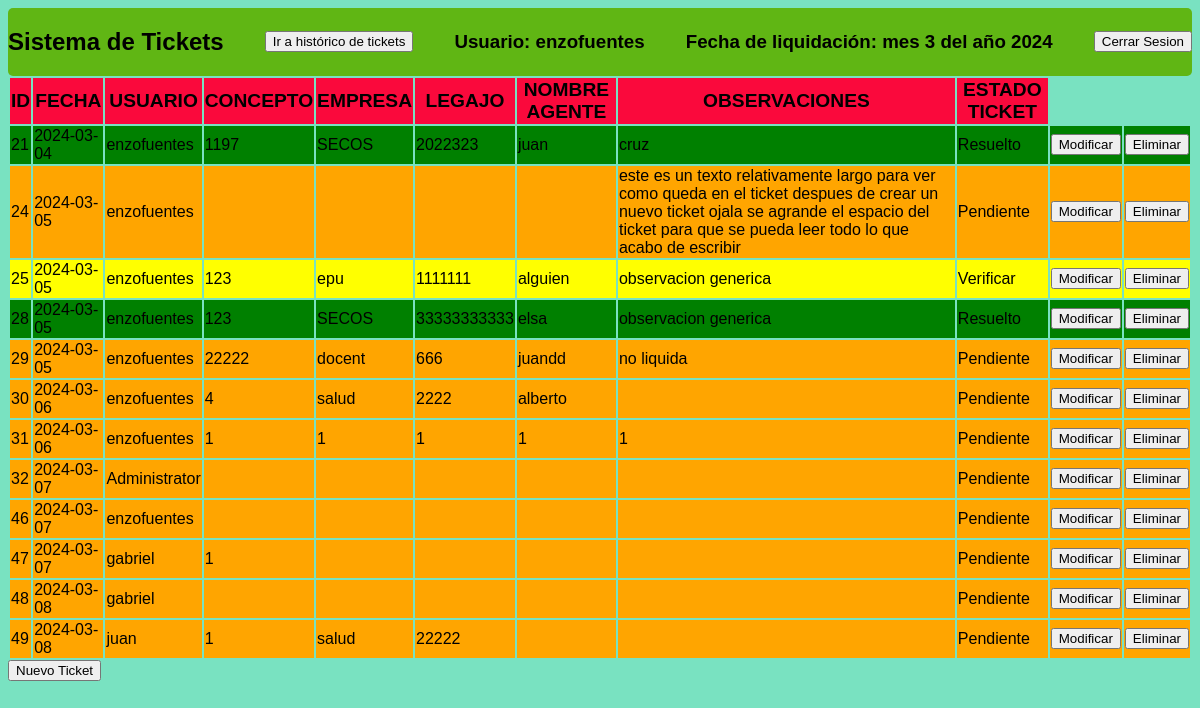
Page /api/tickets/ (signed in) on the earlier database version.
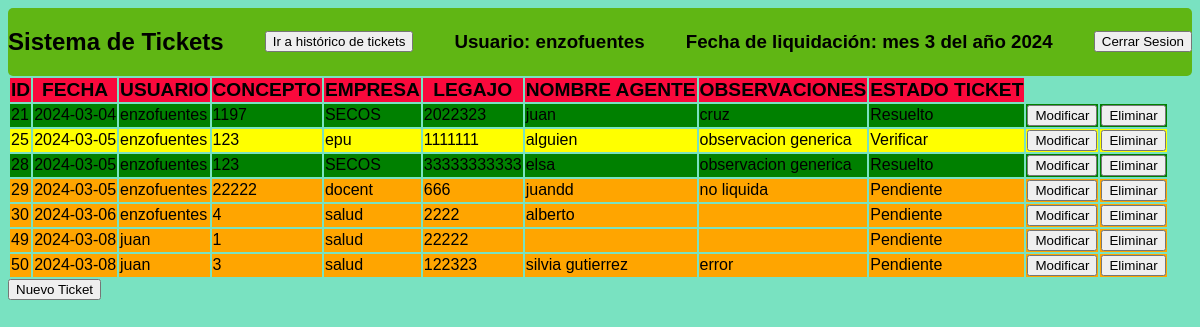
Same page on the later database version.
### tickets/models.py (models this page shows)
class Registro(models.Model):
    id_registro = models.AutoField(primary_key=True)
    fecha_liquidaciones = models.TextField(default = datetime.date.today) #deberia ser fecha
    usuario = models.CharField(max_length=100)
    concepto = models.CharField(max_length=100) #deberia ser un entero
    empresa = models.CharField(max_length=100)
    legajo = models.CharField(max_length=50) #deberia ser un entero
    nombre = models.CharField(max_length=100)
    observaciones = models.TextField(default = ' ')
    estado_liquidaciones = models.CharField(max_length=50, default = 'Pendiente')

### tickets/views.py (the view)
# urls.py: path('tickets/', index, name="index"),
def index(request):
    if request.session.get('usuario_logueado'):
        registros = Registro.objects.order_by("id_registro")
        fecha_actual = str(datetime.date.today())
        request.session['mes_liquidacion'] = datetime.date.today().month
        request.session['año_liquidacion'] = datetime.date.today().year
        registros_filtrados: list = []
        for registro in registros:
            if obtener_año_o_mes("año", registro.fecha_liquidaciones) == obtener_año_o_mes("año", fecha_actual):
                if obtener_año_o_mes("mes", registro.fecha_liquidaciones) == obtener_año_o_mes("mes", fecha_actual):
                    registros_filtrados.append(registro)
        template = loader.get_template("tickets/index.html") #codigo frontend
        contexto: dict = {"regitros": registros_filtrados,
                "usuario_logueado": request.session['username'],
                "mes_liquidacion": request.session['mes_liquidacion'],
                "año_liquidacion": request.session['año_liquidacion']} #el contexto son los objetos de python que voy a mostrar
        return render(request, "tickets/index.html", contexto)
    else:
        return redirect('http://127.0.0.1:8000/api/login/')

### tickets/views.py (called while the page is built)
def obtener_año_o_mes(año_o_mes: str, fecha_string: str):
    if año_o_mes == "año":
        registro_año: int = fecha_string[0:4]
        return registro_año
    elif año_o_mes == "mes":
        registro_mes: int = fecha_string[5:7]
        return registro_mes

### tickets/templates/tickets/index.html (shortened to what this page needs)
{% load static %}
<!DOCTYPE html>
<html lang="en">
<head>
    <link rel="stylesheet" type="text/css" href="{% static 'style sheet/style.css' %}">
</head>
<body>
    <div id="nav_var">
        <div id="titulo_principal"><h2>Sistema de Tickets</h2></div>
        <div><button id="historico_tickets_btn"> Ir a histórico de tickets </button></div>
        <div><h3 id="usuario_logueado">Usuario: {{ usuario_logueado }}</h3></div>
        <div><h3 id="usuario_logueado">Fecha de liquidación: mes {{ mes_liquidacion }} del año {{ año_liquidacion }}</h3></div>
        <div><button id="cerrar_sesion_btn"> Cerrar Sesion </button></div>
    </div>
    {% if regitros %}
    <table id="tickets">
        <div>
            <thead id="cabecera_de_tabla_tickets">
            <tr>
                <th>ID</th>
                <th>FECHA</th>
                <th>USUARIO</th>
                <th>CONCEPTO</th>
                <th>EMPRESA</th>
                <th>LEGAJO</th>
                <th>NOMBRE AGENTE</th>
                <th>OBSERVACIONES</th>
                <th>ESTADO TICKET</th>
            </tr>
        </thead>
        </div>
        <tbody>
            {% for ticket in regitros %}
                <div >
                    <tr class="ticket_row">
                        <td>{{ ticket.id_registro }}</td>
                        <td>{{ ticket.fecha_liquidaciones }}</td>
                        <td>{{ ticket.usuario }}</td>
                        <td>{{ ticket.concepto }}</td>
                        <td>{{ ticket.empresa }}</td>
                        <td>{{ ticket.legajo }}</td>
                        <td>{{ ticket.nombre }}</td>
                        <td>{{ ticket.observaciones }}</td>
                        <td>{{ ticket.estado_liquidaciones }}</td>
                        <td class="row_modificar_btn"><button>Modificar</button></td>
                        <td class="row_eliminar_btn"><button>Eliminar</button></td>
                    </tr>
                </div>
            {% endfor %}
        </tbody>
    </table>
{% else %}
    <p>NO HAY TICKETS PARA MOSTRAR.</p>
{% endif %}
<button id="nuevo_ticket_btn">Nuevo Ticket</button>
</body>
</html>

### static/style sheet/style.css (style rules this page uses)
body { background-color: rgb(121, 226, 193); font-family: 'Franklin Gothic Medium', 'Arial Narrow', Arial, sans-serif; }
#titulo_principal { font-family: 'Arial Narrow', Arial, sans-serif; }
#cabecera_de_tabla_tickets { font-size: larger; background-color: rgba(255, 0, 55, 0.959); }
#nav_var { display: flex; flex-direction: row; justify-content: space-between; align-items: center; background-color: rgb(96, 182, 20); border-radius: 5px; }

Differences in the rows shown:
removed Registro: id_registro "24", fecha_liquidaciones "2024-03-05", usuario "enzofuentes", observaciones "este es un texto relativamente largo para ver como queda en el ticket despues de crear un nuevo ticket ojala se agrande el espacio del ticket para que se pueda leer todo lo que acabo de escribir", estado_liquidaciones "Pendiente"
removed Registro: id_registro "31", fecha_liquidaciones "2024-03-06", usuario "enzofuentes", concepto "1", empresa "1", legajo "1", nombre "1", observaciones "1", estado_liquidaciones "Pendiente"
removed Registro: id_registro "32", fecha_liquidaciones "2024-03-07", usuario "Administrator", estado_liquidaciones "Pendiente"
removed Registro: id_registro "46", fecha_liquidaciones "2024-03-07", usuario "enzofuentes", estado_liquidaciones "Pendiente"
removed Registro: id_registro "47", fecha_liquidaciones "2024-03-07", usuario "gabriel", concepto "1", estado_liquidaciones "Pendiente"
removed Registro: id_registro "48", fecha_liquidaciones "2024-03-08", usuario "gabriel", estado_liquidaciones "Pendiente"
added Registro: id_registro "50", fecha_liquidaciones "2024-03-08", usuario "juan", concepto "3", empresa "salud", legajo "122323", nombre "silvia gutierrez", observaciones "error", estado_liquidaciones "Pendiente"
